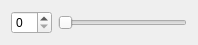
<?xml version="1.0" encoding="UTF-8"?>
<ui version="4.0">
 <class>MySmallWidget</class>
 <widget class="QWidget" name="MySmallWidget">
  <property name="geometry">
   <rect>
    <x>0</x>
    <y>0</y>
    <width>198</width>
    <height>38</height>
   </rect>
  </property>
  <property name="windowTitle">
   <string>Form</string>
  </property>
  <layout class="QHBoxLayout" name="horizontalLayout">
   <item>
    <widget class="QSpinBox" name="spinBox"/>
   </item>
   <item>
    <widget class="QSlider" name="horizontalSlider">
     <property name="orientation">
      <enum>Qt::Horizontal</enum>
     </property>
    </widget>
   </item>
  </layout>
 </widget>
 <resources/>
 <connections/>
</ui>
